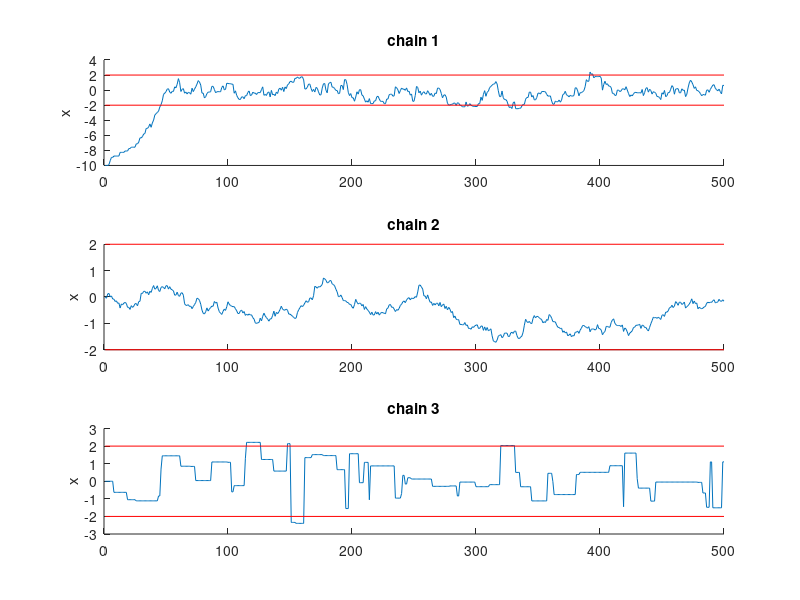

Here is the MATLAB script that generated this plot:
%%%%%%%%%%%%%%%%%%%%%%%%%%%%%%%%%%%%%%%%%%%%%%%%%%%%%%%%%%%%%%%%%%%%%%%%%%%%%%%%%%
%  Target=N(0,1) and three proposal distributions:
    % a)q(.|x)=N(X,0.5)
    % b)q(.|x)=N(X,0.1)
    % c)q(.|x)=N(X,10)
%%%%%%%%%%%%%%%%%%%%%%%%%%%%%%%%%%%%%%%%%%%%%%%%%%%%%%%%%%%%%%%%%%%%%%%%%%%%%%%%%

close all; clear all;

strg='1/sig*exp(-0.5*((x-mu)/sig).^2)';
norm=inline(strg,'x','mu','sig');

 
n=500;  % number of iterations for each chain.  
sig=[0.5, 0.1, 10]; % the variances
X=zeros(1,n,3); % Set up a 3D vector to store the samples.


X(1,1,:)=[ -10, 0, 0]; % get the starting values for the chains
                       
figure                                     
for run=1:3 
   for i=2:n
      y=X(1,i-1,run)+randn(1)*sig(run);
      u=rand(1);
      alpha=norm(y,0,1)/norm(X(1,i-1,run),0,1);
      if u<alpha; X(1,i,run)=y;
      else X(1,i,run)=X(1,i-1,run);
      end
   end
   
subplot(3,1,run)
hold on
plot(X(1,:,run));
ylabel('x');title(['chain ', num2str(run)])
plot([1,n],[2,2],'r',[1,n],[-2,-2],'r')     
end

